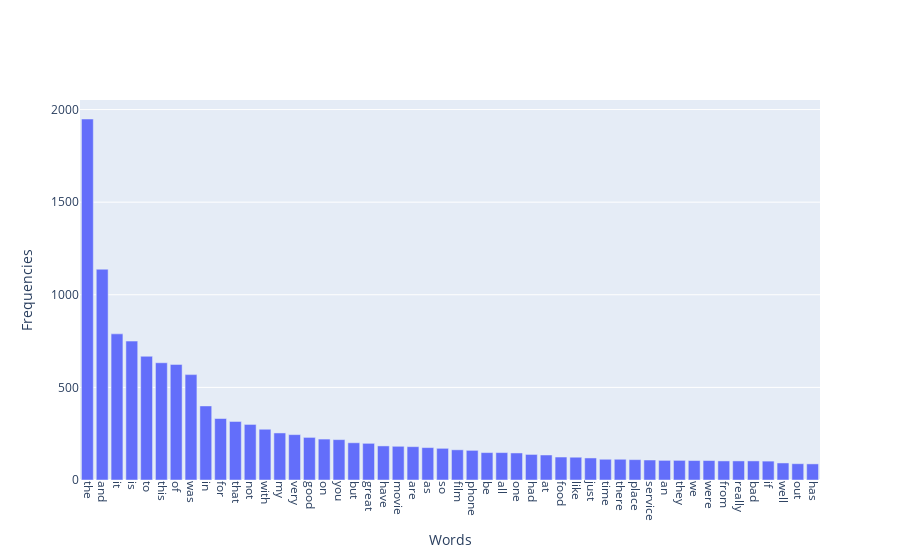

The notebook cell saved with this chart:
### Code cell
# by plotly
fig = plotly.graph_objects.Figure(data=[plotly.graph_objects.Bar(x=count_vect.get_feature_names_out()[sorted_freq[0:top_num]], y=term_frequencies[sorted_freq[0:top_num]])])
fig.update_layout(xaxis=dict(tickangle=90), xaxis_title='Words', yaxis_title='Frequencies')
fig.show()

### Figure 1 — Plotly figure (JSON) as saved in the notebook; plotly's stock layout.template omitted (floating-point values rounded to 4 significant figures)
{"data": [{"type": "bar", "x": ["the", "and", "it", "is", "to", "this", "of", "was", "in", "for", "that", "not", "with", "my", "very", "good", "on", "you", "but", "great", "have", "movie", "are", "as", "so", "film", "phone", "be", "all", "one", "had", "at", "food", "like", "just", "time", "there", "place", "service", "an", "they", "we", "were", "from", "really", "bad", "if", "well", "out", "has"], "y": [1949, 1138, 789, 750, 668, 633, 624, 569, 400, 332, 316, 300, 274, 254, 245, 230, 221, 218, 201, 198, 184, 182, 180, 175, 171, 163, 160, 148, 148, 146, 138, 135, 124, 123, 119, 112, 112, 110, 108, 106, 106, 105, 105, 103, 103, 103, 102, 92, 88, 87]}], "layout": {"xaxis": {"tickangle": 90, "title": {"text": "Words"}}, "yaxis": {"title": {"text": "Frequencies"}}}}
